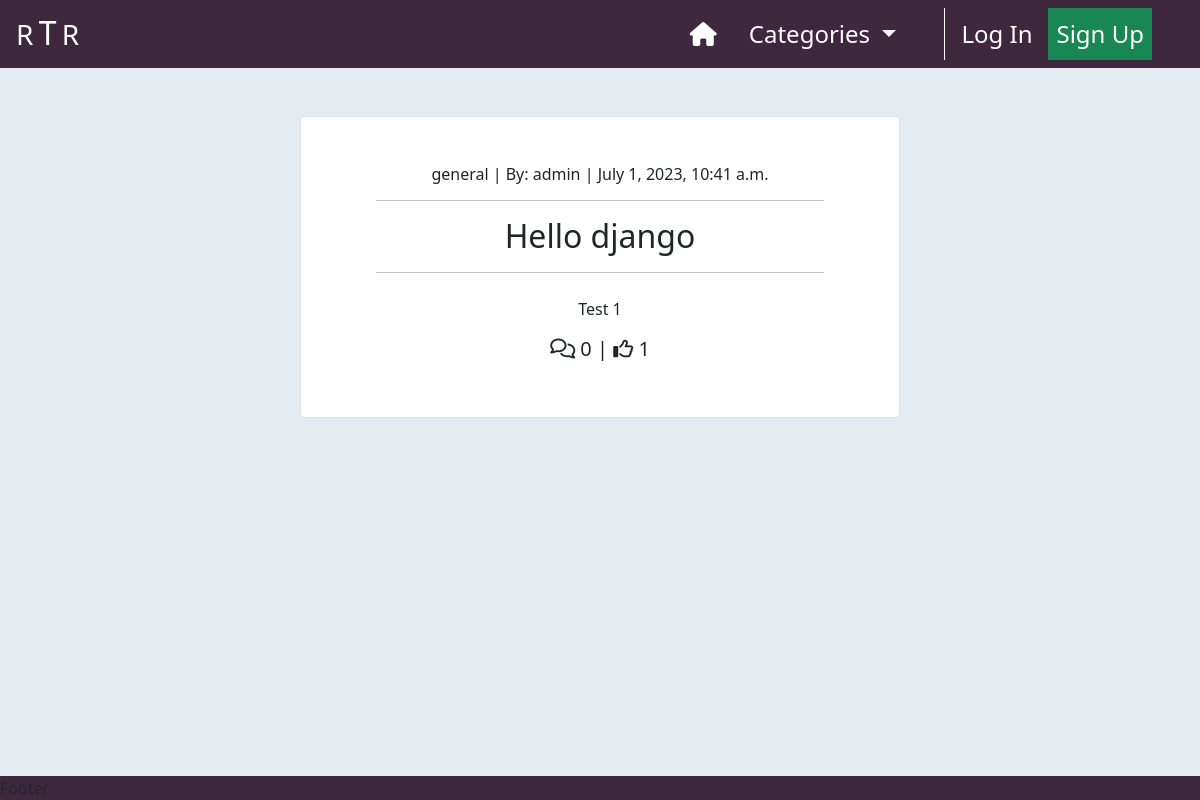
The page / on the database its author committed.
### home/models.py (models this page shows, shortened)
class Post(models.Model):
    title = models.CharField(max_length=200, unique=True)
    slug = models.SlugField(
        max_length=200,
        unique=True,
        null=True,
        blank=True
    )
    author = models.ForeignKey(
        User,
        on_delete=models.CASCADE,
        related_name='posts'
    )
    is_edited = models.BooleanField(default=False)
    excerpt = models.TextField(max_length=300, null=True, blank=True)
    content = models.TextField()
    category = models.ForeignKey(
        Category,
        max_length=30,
        null=True,
        blank=True,
        on_delete=models.SET_NULL
    )
    featured_image = CloudinaryField('image', default='placeholder')
    created_on = models.DateTimeField(auto_now_add=True)
    status = models.IntegerField(choices=STATUS, default=1)
    likes = models.ManyToManyField(User, related_name='likes', blank=True)
    class Meta:
        ordering = ['-created_on']

class Category(models.Model):
    class Meta:
        verbose_name_plural = 'Categories'
    friendly_name = models.CharField(max_length=254)
    name = models.CharField(max_length=254, null=True, blank=True)
    def get_friendly_name(self):
        return self.friendly_name

### home/views.py (the view)
# urls.py: path('', views.PostList.as_view(), name="index"),
class PostList(ListView):
    model = Post
    ordering = ['-created_on']
    template_name = "home/index.html"
    paginate_by = 2
    def get_queryset(self):
        category = self.request.GET.get('category')
        if category is not None:
            return Post.objects.filter(
                    category=category
                   ).order_by('-created_on')
        else:
            return Post.objects.all().order_by('-created_on')
    def get_context_data(self, **kwargs):
        context = super().get_context_data(**kwargs)
        context["category"] = self.request.GET.get('category', None)
        return context

### home/context_processors.py (called while the page is built)
def categories(request):
    return {
        'categories': Category.objects.all()
    }

### home/templates/home/index.html (shortened to what this page needs)
{% extends "base.html" %}
{% load static %}
{% block content %}
    <div class="container-fluid p-0">
        <div class="row g-0">
            <div class="col-md-8 col-lg-6 offset-md-2 offset-lg-3 text-center">
                {% for post in post_list %}
                    <div class="card card-border {% if is_paginated and forloop.first %}
                                                    mt-2
                                                 {% else %}
                                                    mt-5
                                                {% endif %}
                                                {% if forloop.last and not is_paginated %}
                                                    mb-5
                                                {% endif %}">
                        <a href="{% url 'post_detail' post.slug %}"
                            class="post-detail-link d-block my-5 text-dark text-decoration-none">
                            <h6>{{ post.category.name }} | By: {{ post.author | safe }}
                                <span class="post-date"> | {{ post.created_on }}</span>
                            </h6>
                            <hr class="w-75" style="margin-left: 12.5%;">
                            <h2 class="card-title">
                                {{ post.title }}
                            </h2>
                            <hr class="w-75" style="margin-left: 12.5%;">
                            {% if post.excerpt %}
                                <p class="mt-4 mx-2">{{ post.excerpt }}</p>
                            {% endif %}
                            <h5>
                                <span><i class="fa-regular fa-comments"></i> {{ post.comments.count }}</span> |
                                <span><i class="fa-regular fa-thumbs-up"></i> {{ post.likes.count }}</span>
                            </h5>
                        </a>
                    </div>
                {% endfor %}
            </div>
        </div>
    </div>
{% endblock %}

### static/css/base.css (style rules this page uses)
.bg-alice { background-color: #E4EBF1; }

### rows shown on the page
Post: category.name "general", author "admin", created_on "July 1, 2023, 10:41 a.m.", title "Hello django", excerpt "Test 1", comments.count "0", likes.count "1"
